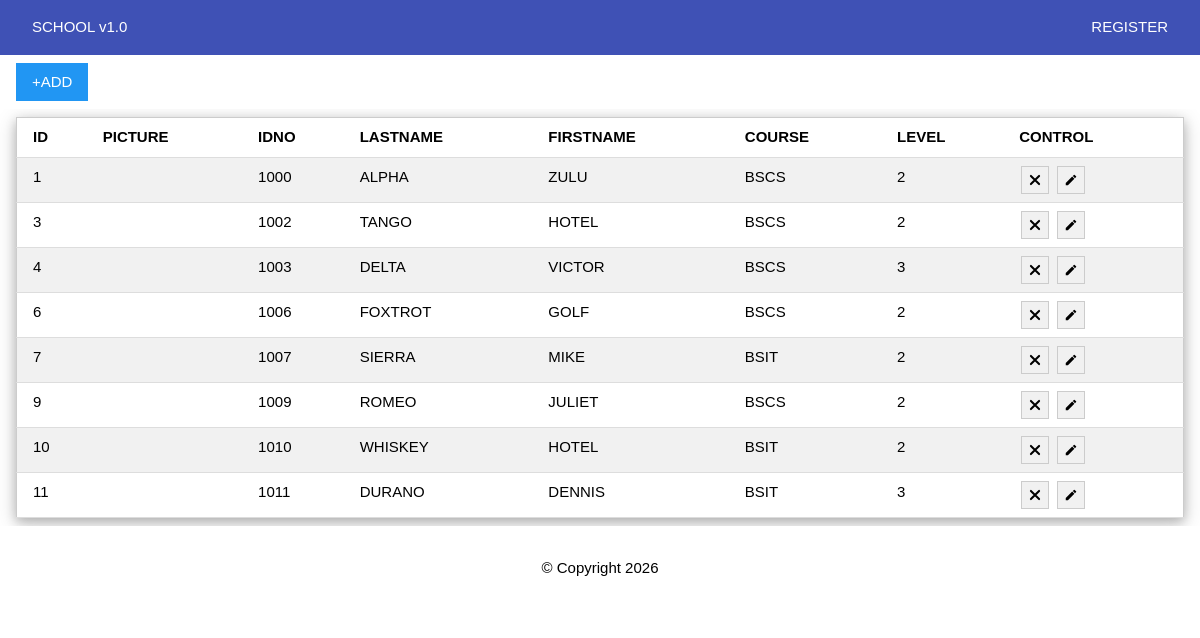
The app's page /main with its own data.
### tables this page shows
CREATE TABLE students(
id integer primary key autoincrement,
idno varchar(10) unique,
lastname varchar(50),
firstname varchar(50),
course varchar(10),
level varchar(5), image varchar(100));

### app.py (the view)
@app.route("/main")
def main() -> None:
    students: list = getall('students')
    return render_template('main.html', students=students, base_url=base_url(),
                           allow_phones=ALLOW_PHONES)

### app.py (called while the page is built)
def base_url() -> str:
    name, _, port = request.host.partition(":")
    if not ALLOW_PHONES:
        name = "127.0.0.1"
    elif SERVER_ADDRESS:
        name = SERVER_ADDRESS
    elif not (ALLOWED_PREFIX and name.startswith(ALLOWED_PREFIX)):
        ips = lan_ips()
        if ips:
            name = ips[0]
        elif ALLOWED_PREFIX or name == "localhost":
            name = "127.0.0.1"
    return f"{request.scheme}://{name}:{port or 80}/"

### db/dbhelper.py (called while the page is built)
def getprocess(sql:str,vals:list)->list:
    print(sql)
    conn:any = None
    cursor:any = None
    data:list = []
    try:
        conn = connect(database)
        conn.row_factory = Row
        cursor = conn.cursor()
        cursor.execute(sql,vals)
        data=cursor.fetchall()
    except Exception as e:
        print(f"Error: {e}")
    finally:
        cursor.close()
        conn.close()
    return data

def getall(table:str)->list:
    sql:str = f"SELECT * FROM `{table}`"
    return getprocess(sql,[])

### templates/main.html (shortened to what this page needs)
{% extends 'base.html' %}
{% block menu %}
<a href="/register" class="w3-bar-item w3-button w3-right">REGISTER</a>
{% endblock %}
{% block content %}
<div class="w3-padding">
    <a href="/register" class="w3-button w3-blue">+ADD</a>
</div>
<div class="w3-responsive w3-padding">
<table class="w3-table-all w3-card-4 w3-animate-top">
    <tr>
        <th>ID</th>
        <th>PICTURE</th>
        <th>IDNO</th>
        <th>LASTNAME</th>
        <th>FIRSTNAME</th>
        <th>COURSE</th>
        <th>LEVEL</th>
        <th>CONTROL</th>
    </tr>
    {% for s in students %}
    <tr>
        <td>{{ s['id'] }}</td>
        <td></td>
        <td>{{ s['idno'] }}</td>
        <td>{{ s['lastname']|upper }}</td>
        <td>{{ s['firstname']|upper }}</td>
        <td>{{ s['course']|upper }}</td>
        <td>{{ s['level'] }}</td>
        <td>
            <a href="/delete/{{ s['idno'] }}" class="w3-button w3-small w3-border icon-btn"
               title="Remove student"
               onclick='return confirm({{ ("Remove " ~ s["firstname"] ~ " " ~ s["lastname"] ~ " (IDNO " ~ s["idno"] ~ ") from the student list? This cannot be undone.")|tojson }})'><svg width="14" height="14" viewBox="0 0 24 24" fill="none" stroke="currentColor" stroke-width="3.5" stroke-linecap="round" aria-hidden="true"><path d="M5 5L19 19M19 5L5 19"/></svg></a>
            <button class="w3-button w3-small w3-border icon-btn" title="View QR / details"
               onclick='viewstudent({{ s["idno"]|tojson }}, {{ s["lastname"]|tojson }}, {{ s["firstname"]|tojson }}, {{ s["course"]|tojson }}, {{ s["level"]|tojson }})'><svg width="14" height="14" viewBox="0 0 24 24" fill="currentColor" aria-hidden="true"><path d="M3 17.25V21h3.75L17.8 9.94l-3.75-3.75L3 17.25zM20.7 7.04a1 1 0 0 0 0-1.41l-2.34-2.34a1 1 0 0 0-1.41 0l-1.83 1.83 3.75 3.75 1.83-1.83z"/></svg></button>
        </td>
    </tr>
    {% endfor %}
</table>
</div>
{% endblock %}

### templates/base.html (shortened to what this page needs)
<!DOCTYPE html>
<html>
<head>
   <link rel="stylesheet" href="{{ url_for('static',filename='css/w3.css') }}"/>
</head>
<body>
    <div class="w3-bar w3-indigo w3-padding">
        <a href="/main" class="w3-bar-item" style="text-decoration:none">SCHOOL v1.0</a>
        {% block menu %}{% endblock %}
    </div>
    {% block content %}{% endblock %}
    <footer class="w3-container w3-center w3-padding-16">
        <p>&copy; Copyright  2026</p>
    </footer>
</body>
</html>

### static/css/w3.css (style rules this page uses)
*,*:before,*:after { box-sizing:inherit }
html { -webkit-text-size-adjust:100%;text-size-adjust:100% }
body { margin:0;padding-top:0.01em;padding-bottom:0.01em }
button,input,select,textarea,optgroup { font:inherit;margin:0 }
:root { color-scheme:light; --w3-font-family:Verdana,sans-serif; --w3-heading-font-family:"Segoe UI",Arial,sans-serif; --w3-font-size:15px; --w3-line-height:1.5; --w3-content-max-width:980px; --w3-page-bg:#fff; --w3-text-color:#000; --w3-surface:#fff; --w3-surface-alt:#f1f1f1; --w3-codespan-text:#d2143a; --w3-border-color:#ccc; --w3-control-border:#808080; --w3-badge-bg:#000; --w3-badge-text:#fff; --w3-border-light:#ddd; --w3-hover-bg:#ccc; --w3-hover-text:#000; --w3-danger-bg:#dd0000; --w3-danger-text:#fff; --w3-note-bg:#fff599; --w3-note-text:#000; --w3-info-bg:#0a6fc2; --w3-info-text:#fff; --w3-warning-bg:#ffb305; --w3-warning-text:#000; --w3-success-bg:#008a00; --w3-success-text:#fff; }
html,body { font-family:var(--w3-font-family);font-size:var(--w3-font-size);line-height:var(--w3-line-height);color:var(--w3-text-color) }
body { background-color:var(--w3-page-bg) }
html { overflow-x:hidden }
a { color:inherit }
.w3-table,.w3-table-all { border-collapse:collapse;border-spacing:0;width:100%;display:table }
.w3-table-all { border:1px solid var(--w3-border-color) }
.w3-bordered tr,.w3-table-all tr { border-bottom:1px solid var(--w3-border-light) }
.w3-table-all tr:nth-child(odd) { background-color:var(--w3-surface) }
.w3-table-all tr:nth-child(even) { background-color:var(--w3-surface-alt) }
.w3-table td,.w3-table th,.w3-table-all td,.w3-table-all th { padding:8px 8px;display:table-cell;text-align:start;vertical-align:top }
.w3-table th:first-child,.w3-table td:first-child,.w3-table-all th:first-child,.w3-table-all td:first-child { padding-inline-start:16px }
.w3-btn,.w3-button { border:none;display:inline-block;padding:8px 16px;vertical-align:middle;overflow:hidden;text-decoration:none;color:inherit;background-color:inherit;text-align:center;cursor:pointer;white-space:nowrap }
.w3-btn,.w3-button { user-select:none }
.w3-bar { width:100%;overflow:hidden }
.w3-bar .w3-bar-item { padding:8px 16px;float:left;width:auto;border:none;display:block }
.w3-bar .w3-button { white-space:normal }
.w3-responsive { display:block;overflow-x:auto }
.w3-container:after,.w3-container:before,.w3-panel:after,.w3-panel:before,.w3-row:after,.w3-row:before,.w3-row-padding:after,.w3-row-padding:before, .w3-cell-row:before,.w3-cell-row:after,.w3-clear:after,.w3-clear:before,.w3-bar:before,.w3-bar:after { content:"";display:table;clear:both }
.w3-container,.w3-panel { padding:0.01em 16px }
.w3-card-4,.w3-hover-shadow:hover { box-shadow:0 4px 10px 0 rgba(0,0,0,0.2),0 4px 20px 0 rgba(0,0,0,0.19) }
.w3-animate-top { position:relative;animation:animatetop 0.4s }
.w3-small { font-size:12px!important }
.w3-center { text-align:center!important }
.w3-border { border:1px solid var(--w3-border-color)!important }
.w3-padding { padding:8px 16px!important }
.w3-padding-16 { padding-block:16px!important }
.w3-right { float:right!important }
.w3-blue,.w3-hover-blue:hover { color:#fff!important;background-color:#2196F3!important }
.w3-indigo,.w3-hover-indigo:hover { color:#fff!important;background-color:#3f51b5!important }

### templates/main.html (style rules this page uses)
.icon-btn { display:inline-flex; align-items:center; justify-content:center; width:28px; height:28px; padding:0 !important; box-sizing:border-box; margin:0 2px; line-height:1; font-size:0; vertical-align:middle; background:#f1f1f1; color:#000; border:1px solid #999; cursor:pointer; }

### records on screen
students: id "1", idno "1000", lastname "ALPHA", firstname "ZULU", course "BSCS", level "2"
students: id "3", idno "1002", lastname "TANGO", firstname "HOTEL", course "BSCS", level "2"
students: id "4", idno "1003", lastname "DELTA", firstname "VICTOR", course "BSCS", level "3"
students: id "6", idno "1006", lastname "FOXTROT", firstname "GOLF", course "BSCS", level "2"
students: id "7", idno "1007", lastname "SIERRA", firstname "MIKE", course "BSIT", level "2"
students: id "9", idno "1009", lastname "ROMEO", firstname "JULIET", course "BSCS", level "2"
students: id "10", idno "1010", lastname "WHISKEY", firstname "HOTEL", course "BSIT", level "2"
students: id "11", idno "1011", lastname "DURANO", firstname "DENNIS", course "BSIT", level "3"
